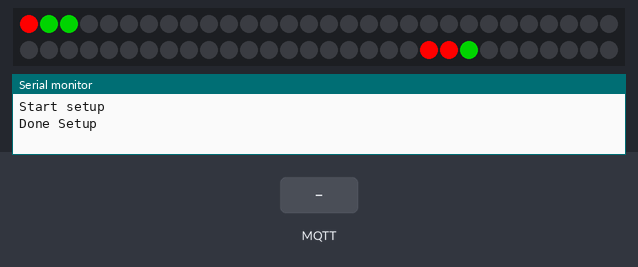
A sketch run on a simulated ESP8266 (NodeMCU). Shown: 60 RGB LEDs in strip order, left to right, continuing on the next row, the last lines printed to the serial monitor. The test bench sets the inputs (shaded band). No MQTT or app messages arrive unless stated.

Above: at 3.27 s.
3.3 s: MQTT message "1" arrives on the first subscribed topic
At 4.9 s:
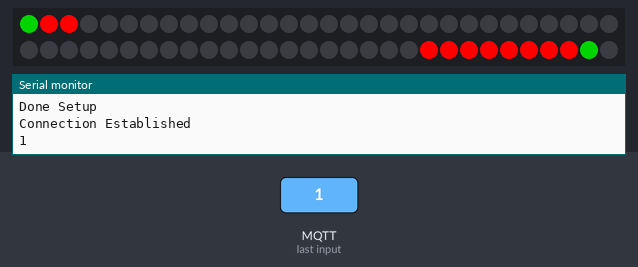

The sketch:

ledcontroller.ino
```cpp
#define FASTLED_ESP8266_RAW_PIN_ORDER
#define FASTLED_ESP8266_NODEMCU_PIN_ORDER
#define FASTLED_ESP8266_D1_PIN_ORDER
#include <FastLED.h>
#include "EspMQTTClient.h"
#include <ESP8266WebServer.h>
///////////////////////////////////////////////////////////////////////////////////////////
#define NUM_LEDS 60
#define DATA_PIN 5
CRGB leds[NUM_LEDS];
EspMQTTClient client(
  "Heimnetz",
  "Superteam1700",
  "192.168.1.101",  // MQTT Broker server ip
  "homeassistant",   // Can be omitted if not needed
  "password",   // Can be omitted if not needed
  "TestClient313",     // Client name that uniquely identify your device
  31883              // The MQTT port, default to 1883. this line can be omitted
);

ESP8266WebServer server(80);
void handleGet();
void initLedStrip();
void configureHttpServer();


void setup() {
  delay(2000);
  Serial.begin(115200);
  Serial.println('\n');
  Serial.println("Start setup");
  client.enableDebuggingMessages();
  configureHttpServer();
  initLedStrip();

 Serial.println("Done Setup");
}

boolean xxx = true;

void loop() {
  client.loop();
  xxx = !xxx;
  for(int led = 0; led<=60; led++) { leds[led] = CRGB::Black;}
  if(xxx) {
    leds[0] = CRGB::Red;
  } else {
    leds[0] = CRGB::Green;
  }
  if(client.isMqttConnected()) {
    leds[1] = CRGB::Red;
  } else {
    leds[1] = CRGB::Green;
  }
  if(client.isWifiConnected()) {
    leds[2] = CRGB::Red;
  } else {
    leds[2] = CRGB::Green;
  }


   for(int whiteLed = 50; whiteLed < NUM_LEDS; whiteLed = whiteLed + 1) {
      leds[whiteLed] = CRGB::Green;
      FastLED.show();
      delay(100);
      leds[whiteLed] = CRGB::Red;
     server.handleClient();                    // Listen for HTTP requests from clients
  }
}

void onConnectionEstablished() {
  Serial.println("Connection Established");
  client.subscribe("mytopic/test", [] (const String &payload)  {
    Serial.println(payload);
  });

  client.publish("mytopic/test", "This is a message");
}

void initLedStrip() {
  FastLED.addLeds<WS2811, DATA_PIN, RGB>(leds, NUM_LEDS);
}

void configureHttpServer() {
  server.on("/",HTTP_GET, handleRoot);
  server.begin(); // Start the HTTP Server
}


void handleRoot() {
  server.send(200, "text/html", "<html>Hello Worldxx</html>");
}
```
